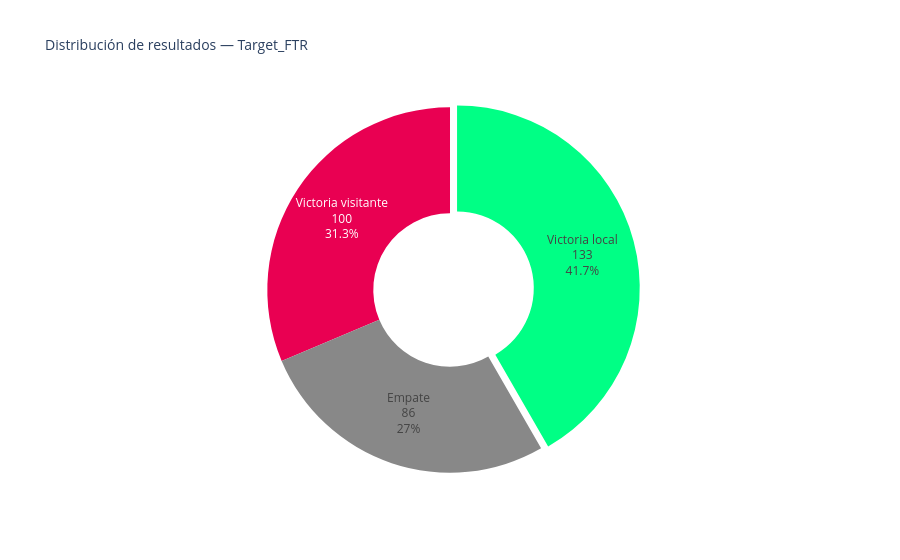

The notebook cell this image was saved under:
### Markdown cell above
### 4.1 Variable objetivo — `Target_FTR`

`Target_FTR` (Full Time Result) es la variable que el modelo deberá predecir. Conocer su distribución es esencial: un desbalance pronunciado entre clases puede sesgar al modelo hacia la clase mayoritaria y requerir técnicas de balanceo durante el entrenamiento.

### Code cell
result_map   = {'H': 'Victoria local', 'D': 'Empate', 'A': 'Victoria visitante'}
result_counts = df['Target_FTR'].map(result_map).value_counts()

fig = px.pie(
    values=result_counts.values,
    names=result_counts.index,
    title='Distribución de resultados — Target_FTR',
    color_discrete_sequence=[PL_GREEN, PL_PINK, '#888'],
    hole=0.42
)
fig.update_traces(textinfo='percent+label+value', pull=[0.04, 0, 0])
fig.update_layout(showlegend=False, title_font_size=14)
fig.show()

print('Distribución de clases:')
for k, v in df['Target_FTR'].value_counts().items():
    print(f'  {result_map[k]:<22}: {v:>3} partidos  ({v/len(df)*100:.1f}%)')

### Figure 1 — Plotly figure (JSON) as saved in the notebook; plotly's stock layout.template omitted (floating-point values rounded to 4 significant figures)
{"data": [{"domain": {"x": [0, 1], "y": [0, 1]}, "hole": 0.42, "hovertemplate": "label=%{label}<br>value=%{value}<extra></extra>", "labels": ["Victoria local", "Victoria visitante", "Empate"], "legendgroup": "", "name": "", "pull": [0.04, 0, 0], "showlegend": true, "textinfo": "percent+label+value", "type": "pie", "values": [133, 100, 86]}], "layout": {"legend": {"tracegroupgap": 0}, "piecolorway": ["#00ff85", "#e90052", "#888"], "showlegend": false, "title": {"font": {"size": 14}, "text": "Distribución de resultados — Target_FTR"}}}
